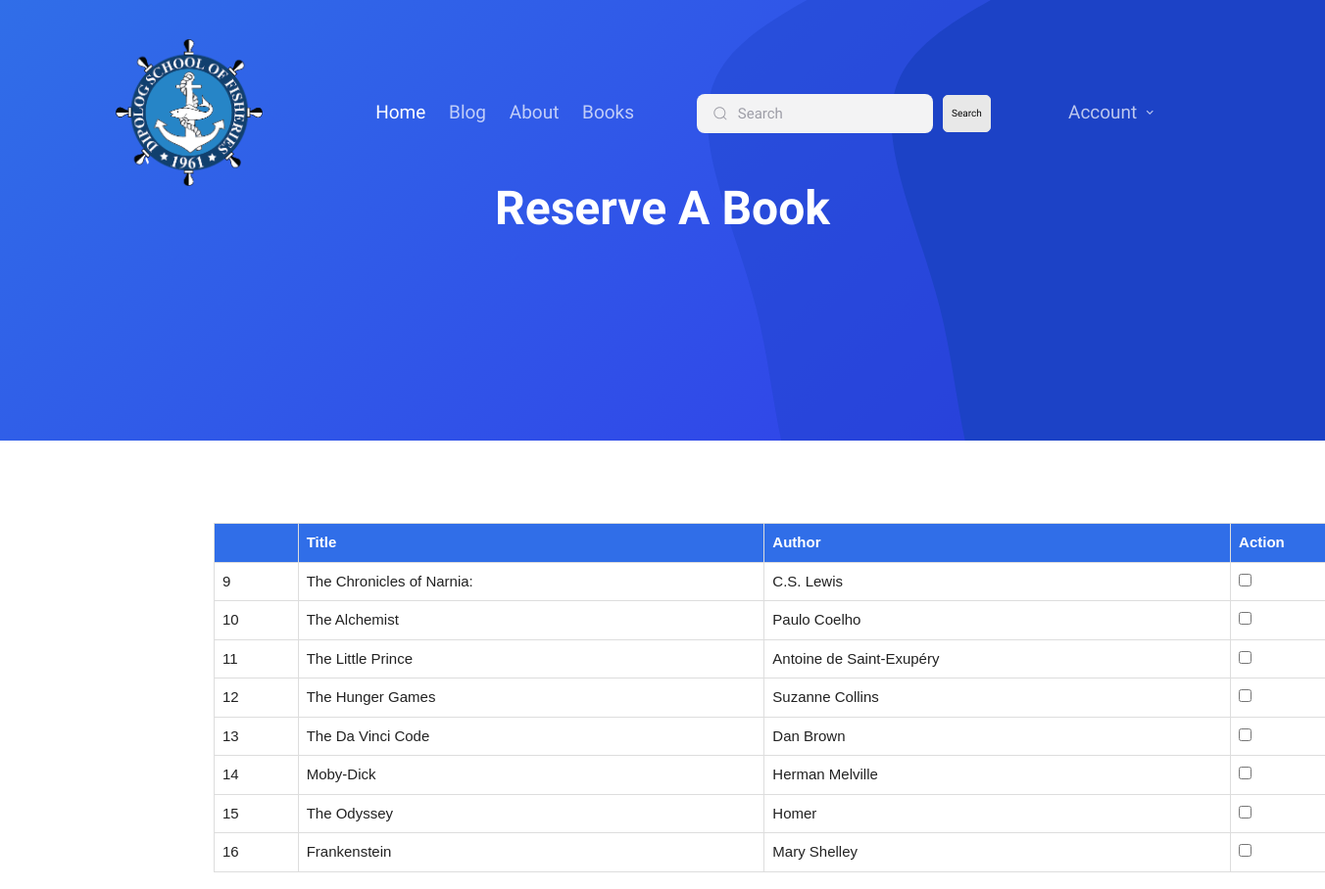
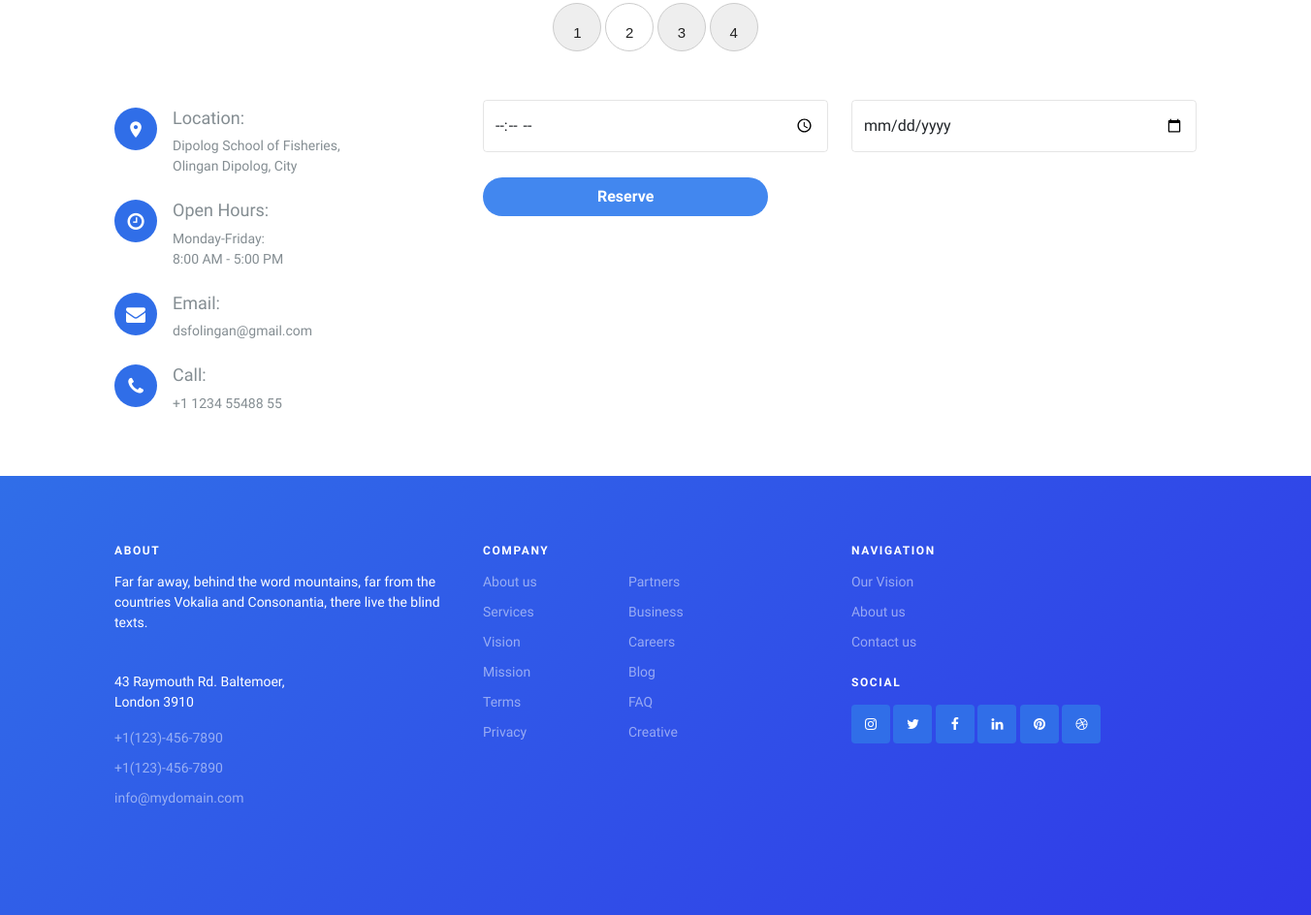
The app's page /books.php?page=2 (signed in) with its own data (2 pictures, top to bottom).
### tables this page shows
CREATE TABLE booklist (
    book_id INT AUTO_INCREMENT PRIMARY KEY,
    title VARCHAR(25) NOT NULL,
    author VARCHAR(25) NOT NULL,
    about VARCHAR(300) NOT NULL,
    status VARCHAR(25) DEFAULT 'available'
     );

### books.php (the view, shortened to what this page needs)
<!doctype html>
<html lang="en">
<head>
	<link rel="stylesheet" href="fonts/icomoon/style.css">
	<link rel="stylesheet" href="fonts/flaticon/font/flaticon.css">
	<link rel="stylesheet" href="https://cdn.jsdelivr.net/npm/bootstrap-icons@1.8.1/font/bootstrap-icons.css">
	<link rel="stylesheet" href="css/tiny-slider.css">
	<link rel="stylesheet" href="css/aos.css">
	<link rel="stylesheet" href="css/glightbox.min.css">
	<link rel="stylesheet" href="css/style.css">
	<link rel="stylesheet" href="css/style2.css">
	<link rel="stylesheet" href="css/flatpickr.min.css">
</head>
<body>
	<nav class="site-nav">
		<div class="container">
			<div class="menu-bg-wrap">
				<div class="site-navigation">
					<div class="row g-0 align-items-center">
					<div class="col-2">
							<a href="index.php" class="logo" >
								<img src="images/logo.png" alt="" width="150px" height="150px">
							</a>
						</div>
						<div class="col-8 text-center ">
							<ul class="js-clone-nav d-none d-lg-inline-block text-start site-menu mx-auto">
								<li class="active"><a href="index.php">Home</a></li>
								<li><a href="blog.php">Blog</a></li>
								<li><a href="about.php">About</a></li>
								<li><a href="Books.php">Books</a></li>
								<li><div class="group">
												 <input class="input" type="search" id="searchInput" placeholder="Search">
 												   <button type="button" class="button1" onclick="searchAndHighlight()">Search</button>
								</div></li>
							</ul>
						</div>
								<div class="col-2 text-end">
									<div class="accouont">
									<div class="col-8 text-center ">
										<ul class="js-clone-nav d-none d-lg-inline-block text-start site-menu mx-auto">
											<li class="has-children">
												<a href="">Account</a>
											</li>
										</ul>
									</div>
								</div>
							  </div>
						</div>
					</div>
				</div>
			</div>
	</nav>
	<div class="hero overlay inner-page">
    <img src="images/blob.svg" alt="" class="img-fluid blob">
    <div class="container">
      <div class="row align-items-center justify-content-center text-center pt-5">
        <div class="col-lg-6">
          <h1 class="heading text-white mb-3" data-aos="fade-up" >Reserve A Book</h1>
					<form action="" method="post">
			    </div>
			</div>
		</div>
	</div>
	<div class="section">
		<div class="container">
		<table cellspacing="0" cellpadding="2" id="book-table" >
<thead>
	<tr>
		<th>  </th>
		<th> Title </th>
		<th> Author </th>
		<th> Action </th>
	</tr>
</thead></center>
<tbody>
<?php
include('conn.php');
if (isset($_GET["page"])) {
    $page = $_GET["page"];
} else {
    $page = 1;
}
$start_from = ($page - 1) * 8;
$sql = "SELECT * FROM booklist WHERE status='available' ORDER BY book_id ASC LIMIT $start_from, 8";
$result = $con->prepare($sql);
$result->execute();
while ($row = $result->fetch()) {
?>
    <tr class="record">
        <td><?php echo $row['book_id']; ?></td>
		<td><?php echo $row['title']; ?></td>
        <td><?php echo $row['author']; ?></td>
        <td>
            <input type="checkbox" name="selected_books[]" value="<?php echo $row['book_id']; ?>">
        </td>
    </tr>
<?php
}
?>
</tbody>
</table>
<div class="custom-navigation"  id="pagination">
	<?php
	$result = $con->prepare("SELECT COUNT(book_id) FROM booklist");
	$result->execute();
	$row = $result->fetch();
	$total_records = $row[0];
	$total_pages = ceil($total_records / 5);
	for ($i=1; $i<=$total_pages; $i++) {
				echo "<a href='books.php?page=".$i."'";
				if($page==$i)
				{
				echo "id=active";
				}
				echo ">";
				echo "".$i."</a> ";
	};
	?>
</div>
			<div class="row">
				<div class="col-lg-4 mb-5 mb-lg-0" data-aos="fade-up" data-aos-delay="100">
					<div class="contact-info">
						<div class="address mt-2">
							<i class="icon-room"></i>
							<h4 class="mb-2">Location:</h4>
							<p>Dipolog School of Fisheries,<br> Olingan Dipolog, City</p>
						</div>
						<div class="open-hours mt-4">
							<i class="icon-clock-o"></i>
							<h4 class="mb-2">Open Hours:</h4>
							<p>
								Monday-Friday:<br>
								8:00 AM - 5:00 PM
							</p>
						</div>
						<div class="email mt-4">
							<i class="icon-envelope"></i>
							<h4 class="mb-2">Email:</h4>
							<p>dsfolingan@gmail.com</p>
						</div>
						<div class="phone mt-4">
							<i class="icon-phone"></i>
							<h4 class="mb-2">Call:</h4>
							<p>+1 1234 55488 55</p>
						</div>
					</div>
				</div>
				<div class="col-lg-8" data-aos="fade-up" data-aos-delay="200">
						<div class="row">
							<div class="col-6 mb-3">
								<input type="time" class="form-control" name="timess" placeholder="TIME">
							</div>
							<div class="col-6 mb-3">
								<input type="date" class="form-control" name="dates" placeholder="DATE">
							</div>
							<div class="col-12">
							<button class="button2" type="submit" value="submit" name="submit">Reserve</button>
							</div>
						</div>
			</div>
			</div>
		</div>
	</div>
	<div class="site-footer">
		<div class="container">
			<div class="row">
				<div class="col-lg-4">
					<div class="widget">
						<h3>About</h3>
						<p>Far far away, behind the word mountains, far from the countries Vokalia and Consonantia, there live the blind texts.</p>
					</div>
					<div class="widget">
						<address>43 Raymouth Rd. Baltemoer, <br> London 3910</address>
						<ul class="list-unstyled links">
							<li><a href="tel://11234567890">+1(123)-456-7890</a></li>
							<li><a href="tel://11234567890">+1(123)-456-7890</a></li>
							<li><a href="mailto:info@mydomain.com">info@mydomain.com</a></li>
						</ul>
					</div>
				</div>
				<div class="col-lg-4">
					<div class="widget">
						<h3>Company</h3>
						<ul class="list-unstyled float-start links">
							<li><a href="#">About us</a></li>
							<li><a href="#">Services</a></li>
							<li><a href="#">Vision</a></li>
							<li><a href="#">Mission</a></li>
							<li><a href="#">Terms</a></li>
							<li><a href="#">Privacy</a></li>
						</ul>
						<ul class="list-unstyled float-start links">
							<li><a href="#">Partners</a></li>
							<li><a href="#">Business</a></li>
							<li><a href="#">Careers</a></li>
							<li><a href="#">Blog</a></li>
							<li><a href="#">FAQ</a></li>
							<li><a href="#">Creative</a></li>
						</ul>
					</div>
				</div>
				<div class="col-lg-4">
					<div class="widget">
						<h3>Navigation</h3>
						<ul class="list-unstyled links mb-4">
							<li><a href="#">Our Vision</a></li>
							<li><a href="#">About us</a></li>
							<li><a href="#">Contact us</a></li>
						</ul>
						<h3>Social</h3>
						<ul class="list-unstyled social">
							<li><a href="#"><span class="icon-instagram"></span></a></li>
							<li><a href="#"><span class="icon-twitter"></span></a></li>
							<li><a href="#"><span class="icon-facebook"></span></a></li>
							<li><a href="#"><span class="icon-linkedin"></span></a></li>
							<li><a href="#"><span class="icon-pinterest"></span></a></li>
							<li><a href="#"><span class="icon-dribbble"></span></a></li>
						</ul>
					</div>
				</div>
			</div>
      </div>
    </div>
  </body>
  </html>

### css/style2.css (style rules this page uses)
.group { display: flex; line-height: 28px; align-items: center; position: relative; width: 350px; }
.input { width: 100%; height: 40px; line-height: 28px; padding: 0 1rem; padding-left: 2.5rem; border: 2px solid transparent; border-radius: 8px; outline: none; background-color: #f3f3f4; color: #0d0c22; transition: 0.3s ease; margin-left: 50px; margin-right: 10px; }
.input::placeholder { color: #9e9ea7; }
.icon { margin-left: 50px; position: absolute; left: 1rem; fill: #9e9ea7; width: 1rem; height: 1rem; }
form { display: flex; align-items: center; flex-direction: column; padding: 32px 24px 24px; gap: 16px; text-align: center; }
.button2 { background-color: #4287ef; color: white; width: 40%; height: 40px; padding-top: 8px; padding-bottom: 8px; border: 0; overflow: hidden; border-radius: 25px; font-size: 1rem; font-weight: 600; cursor: pointer; transition: all 1s ease-in-out; }
.button1 { color: #090909; padding: 4px 8px; font-size: 10px; border-radius: 0.5em; background: #e8e8e8; cursor: pointer; border: 1px solid #e8e8e8; transition: all 0.3s; }
table { font-family: arial, sans-serif; border-collapse: collapse; width: 100%; }
td, th { border: 1px solid #dddddd; text-align: left; padding: 8px; }

### books.php (style rules this page uses)
table { width: 1200px; border-collapse: collapse; margin-top: 20px; margin-left: 100px; }
th { background-color: #306EE8; border: 1px solid #ddd; padding: 8px; text-align: left; color: #fff; }
td { border: 1px solid #ddd; padding: 8px; background-color: #fff; color: #222222; }
tr { background-color: #f2f2f2; }
#pagination { text-align: center; margin-top: 20px; }
#pagination a { border: 1px solid #CCCCCC; padding: 5px 10px; font-family: arial; text-decoration: none; background: none repeat scroll 0 0 #EEEEEE; color: #222222; }
a#active { background-color: #FFFFFF; }
.custom-navigation { margin-bottom: 50px; }

### records on screen
booklist: book_id "9", title "The Chronicles of Narnia:", author "C.S. Lewis"
booklist: book_id "10", title "The Alchemist", author "Paulo Coelho"
booklist: book_id "11", title "The Little Prince", author "Antoine de Saint-Exupéry"
booklist: book_id "12", title "The Hunger Games", author "Suzanne Collins"
booklist: book_id "13", title "The Da Vinci Code", author "Dan Brown"
booklist: book_id "14", title "Moby-Dick", author "Herman Melville"
booklist: book_id "15", title "The Odyssey", author "Homer"
booklist: book_id "16", title "Frankenstein", author "Mary Shelley"
